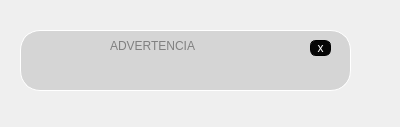
<?xml version="1.0" encoding="UTF-8"?>
<ui version="4.0">
 <class>Form</class>
 <widget class="QWidget" name="Form">
  <property name="geometry">
   <rect>
    <x>0</x>
    <y>0</y>
    <width>400</width>
    <height>127</height>
   </rect>
  </property>
  <property name="windowTitle">
   <string>Form</string>
  </property>
  <widget class="QWidget" name="widget" native="true">
   <property name="geometry">
    <rect>
     <x>20</x>
     <y>30</y>
     <width>331</width>
     <height>61</height>
    </rect>
   </property>
   <property name="styleSheet">
    <string notr="true">QWidget#widget{

background-color: rgb(213, 213, 213);

border-radius:20px;
	gridline-color: rgb(255, 255, 255);
	border-color: rgb(255, 255, 255);
border: 1px solid white;
}</string>
   </property>
   <widget class="QLabel" name="label_5">
    <property name="geometry">
     <rect>
      <x>10</x>
      <y>20</y>
      <width>31</width>
      <height>31</height>
     </rect>
    </property>
    <property name="styleSheet">
     <string notr="true">border-image: url(:/tablaHash/advertencia.png);</string>
    </property>
    <property name="text">
     <string/>
    </property>
   </widget>
   <widget class="QLabel" name="label_6">
    <property name="geometry">
     <rect>
      <x>40</x>
      <y>20</y>
      <width>271</width>
      <height>31</height>
     </rect>
    </property>
    <property name="styleSheet">
     <string notr="true">font: 14pt &quot;Lucida Console&quot;;
color:red
;
font: 70 10pt &quot;Rockwell Extra Bold&quot;;</string>
    </property>
    <property name="text">
     <string/>
    </property>
   </widget>
   <widget class="QPushButton" name="cerrar_5">
    <property name="geometry">
     <rect>
      <x>290</x>
      <y>10</y>
      <width>21</width>
      <height>16</height>
     </rect>
    </property>
    <property name="cursor">
     <cursorShape>PointingHandCursor</cursorShape>
    </property>
    <property name="styleSheet">
     <string notr="true">QPushButton#cerrar_5{

background-color: rgb(6, 6, 6);
border-radius:6px;
border: 1px solid black;

font: 11pt &quot;MS Shell Dlg 2&quot;;
color: white;
}</string>
    </property>
    <property name="text">
     <string>x</string>
    </property>
   </widget>
   <widget class="QLabel" name="label_3">
    <property name="geometry">
     <rect>
      <x>90</x>
      <y>-10</y>
      <width>141</width>
      <height>51</height>
     </rect>
    </property>
    <property name="styleSheet">
     <string notr="true">font: 14pt &quot;Lucida Console&quot;;
color:gray
;
font: 70 12pt &quot;Rockwell Extra Bold&quot;;</string>
    </property>
    <property name="text">
     <string>ADVERTENCIA</string>
    </property>
   </widget>
  </widget>
 </widget>
 <resources>
  <include location="../multimedia/iconos.qrc"/>
 </resources>
 <connections/>
</ui>
